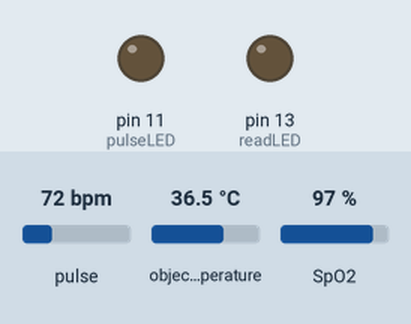
Simulated run of this sketch. Board: Arduino Uno, built with avr-gcc and run on an emulated ATmega328P. Shown: output pins drawn as LEDs (lit = HIGH). Inputs (shaded band) come from the test bench; at power-on: pulse 72 bpm, object temperature 36.5 °C, SpO2 97 %. The ROS host is connected and sends only what is stated.

Above: at 0.1 s.
At 2.63 s:
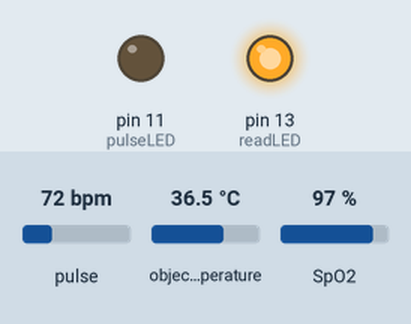
Timing chart, 0 to 40.0 s (numbered marks = the images above):
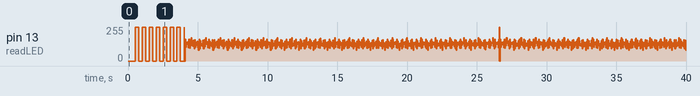

The sketch:

i2c_testing.ino
```cpp
// ROS includes START
#include <ros.h>
#include <std_msgs/String.h>
#include <std_msgs/Float32.h>
// ROS includes END

#include <Wire.h>
#include <Adafruit_MLX90614.h>

#include "MAX30105.h"
#include "spo2_algorithm.h"


// ROS msgs and Publishers START

std_msgs::Float32 temp_msg;
ros::Publisher pub_temp("temp", &temp_msg);

std_msgs::Float32 heart_msg;
ros::Publisher pub_heart("heart", &heart_msg);

std_msgs::Float32 spo2_msg;
ros::Publisher pub_spo2("spo2", &spo2_msg);

ros::NodeHandle node;

// ROS msgs and Publisher END

// Temp sensor objects
Adafruit_MLX90614 mlx = Adafruit_MLX90614();

// PulseOx sensor objects
MAX30105 particleSensor;

#define MAX_BRIGHTNESS 255

#if defined(__AVR_ATmega328P__) || defined(__AVR_ATmega168__)
//Arduino Uno doesn't have enough SRAM to store 100 samples of IR led data and red led data in 32-bit format
//To solve this problem, 16-bit MSB of the sampled data will be truncated. Samples become 16-bit data.
uint16_t irBuffer[40]; //infrared LED sensor data
uint16_t redBuffer[40];  //red LED sensor data
#else
uint32_t irBuffer[40]; //infrared LED sensor data
uint32_t redBuffer[40];  //red LED sensor data
#endif

int32_t bufferLength; //data length
int32_t spo2; //SPO2 value
int8_t validSPO2; //indicator to show if the SPO2 calculation is valid
int32_t heartRate; //heart rate value
int8_t validHeartRate; //indicator to show if the heart rate calculation is valid

byte pulseLED = 11; //Must be on PWM pin
byte readLED = 13; //Blinks with each data read

void setup()
{

  // Init ROS node
  node.initNode();
  node.advertise(pub_temp);
  node.advertise(pub_heart);
  node.advertise(pub_spo2);

  //Wire.begin();
//  Serial.begin(115200);


  // Start temp sensor
  mlx.begin();


  // Initialize PulseOx sensor
  particleSensor.begin(Wire);

  // PulseOx Leds
  pinMode(pulseLED, OUTPUT);
  pinMode(readLED, OUTPUT);

  //Set onboard LED to blink for diagnostic purposes:
  // pinMode(LED_BUILTIN, OUTPUT);

  /* Removed check for PulseOx sensor
    if (!particleSensor.begin(Wire, I2C_SPEED_FAST)) //Use default I2C port, 400kHz speed
    {
      Serial.println(F("MAX30105 was not found. Please check wiring/power."));
      while (1);
    }
  */

  byte ledBrightness = 60; //Options: 0=Off to 255=50mA
  byte sampleAverage = 4; //Options: 1, 2, 4, 8, 16, 32
  byte ledMode = 2; //Options: 1 = Red only, 2 = Red + IR, 3 = Red + IR + Green
  byte sampleRate = 100; //Options: 50, 100, 200, 400, 800, 1000, 1600, 3200
  int pulseWidth = 411; //Options: 69, 118, 215, 411
  int adcRange = 4096; //Options: 2048, 4096, 8192, 16384

  particleSensor.setup(ledBrightness, sampleAverage, ledMode, sampleRate, pulseWidth, adcRange); //Configure sensor with these settings

}

void loop()
{

  // ------------------------ PulseOx sensor code START ------------------------
  bufferLength = 40; //buffer length of 100 stores 4 seconds of samples running at 25sps

  //read the first 100 samples, and determine the signal range
  for (byte i = 0 ; i < bufferLength ; i++)
  {
//        while (particleSensor.available() == false) //do we have new data?
//          particleSensor.check(); //Check the sensor for new data

    redBuffer[i] = particleSensor.getRed();
    irBuffer[i] = particleSensor.getIR();
    particleSensor.nextSample(); //We're finished with this sample so move to next sample

//        Serial.print(F("red="));
//        Serial.print(redBuffer[i], DEC);
//        Serial.print(F(", ir="));
//        Serial.println(irBuffer[i], DEC);
  }

  //calculate heart rate and SpO2 after first 100 samples (first 4 seconds of samples)
  maxim_heart_rate_and_oxygen_saturation(irBuffer, bufferLength, redBuffer, &spo2, &validSPO2, &heartRate, &validHeartRate);

  //Continuously taking samples from MAX30102. Heart rate and SpO2 are calculated every 1 second

for (int k = 0; k < 7; k++)
{
  int wait = 250;
  digitalWrite(readLED, HIGH); //Blink onboard LED with every data read
  delay(wait);                       // wait for a second
  digitalWrite(readLED, LOW);
  delay(wait);
}

  while (1)
  {
    temp_msg.data = mlx.readObjectTempF();
    heart_msg.data = heartRate;
    spo2_msg.data = spo2;

    pub_temp.publish(&temp_msg);
    pub_heart.publish(&heart_msg);
    pub_spo2.publish(&spo2_msg);

    node.spinOnce();

    digitalWrite(readLED, !digitalRead(readLED)); //Blink onboard LED with every data read


    //dumping the first 15 sets of samples in the memory and shift the last 75 sets of samples to the top
    for (byte i = bufferLength/4; i < bufferLength; i++)
    {
      redBuffer[i - bufferLength/4] = redBuffer[i];
      irBuffer[i - bufferLength/4] = irBuffer[i];
    }

    //take 15 sets of samples before calculating the heart rate.
    for (byte i = bufferLength*(3/4); i < bufferLength; i++)
    {
      /*
        while (particleSensor.available() == false) //do we have new data?
         particleSensor.check(); //Check the sensor for new data
      */

      digitalWrite(readLED, !digitalRead(readLED)); //Blink onboard LED with every data read

      redBuffer[i] = particleSensor.getRed();
      irBuffer[i] = particleSensor.getIR();
      particleSensor.nextSample(); //We're finished with this sample so move to next sample

      //send samples and calculation result to terminal program through UART
//            Serial.print(F("red="));
//            Serial.print(redBuffer[i], DEC);
//            Serial.print(F(", ir="));
//            Serial.print(irBuffer[i], DEC);
//
//                  Serial.print(F(", HR="));
//                  Serial.print(heartRate, DEC);
//
//            Serial.print(F(", HRvalid="));
//            Serial.print(validHeartRate, DEC);
//
//                  Serial.print(F(", SPO2="));
//                  Serial.print(spo2, DEC);
//
//                  Serial.print(F(", SPO2Valid="));
//                  Serial.println(validSPO2, DEC);


    }

    //After gathering 15 new samples recalculate HR and SP02
    maxim_heart_rate_and_oxygen_saturation(irBuffer, bufferLength, redBuffer, &spo2, &validSPO2, &heartRate, &validHeartRate);
  }

  // ------------------------ PulseOx sensor code END ------------------------

}
```

Measured:
- by itself, pin 13 (readLED): 0/255 → 255/255 at 0.51 s, → 0/255 0.25 s later, → 255/255 0.25 s later, → 0/255 0.25 s later, … (870 changes in this stretch)
